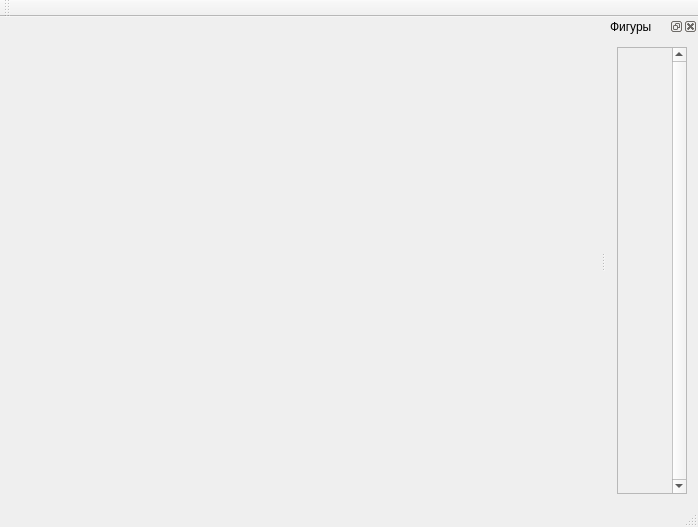
<?xml version="1.0" encoding="UTF-8"?>
<ui version="4.0">
 <class>Lonpos_F_LClass</class>
 <widget class="QMainWindow" name="Lonpos_F_LClass">
  <property name="geometry">
   <rect>
    <x>0</x>
    <y>0</y>
    <width>698</width>
    <height>527</height>
   </rect>
  </property>
  <property name="windowTitle">
   <string>Lonpos_F_L</string>
  </property>
  <widget class="FieldWidget" name="fieldWidget"/>
  <widget class="QMenuBar" name="menuBar">
   <property name="geometry">
    <rect>
     <x>0</x>
     <y>0</y>
     <width>698</width>
     <height>21</height>
    </rect>
   </property>
  </widget>
  <widget class="QToolBar" name="mainToolBar">
   <attribute name="toolBarArea">
    <enum>TopToolBarArea</enum>
   </attribute>
   <attribute name="toolBarBreak">
    <bool>false</bool>
   </attribute>
  </widget>
  <widget class="QStatusBar" name="statusBar"/>
  <widget class="QDockWidget" name="dockWidget">
   <property name="windowTitle">
    <string>Фигуры</string>
   </property>
   <attribute name="dockWidgetArea">
    <number>2</number>
   </attribute>
   <widget class="QWidget" name="dockWidgetContents">
    <layout class="QVBoxLayout" name="verticalLayout_2">
     <item>
      <widget class="QScrollArea" name="scrollArea">
       <property name="verticalScrollBarPolicy">
        <enum>Qt::ScrollBarAlwaysOn</enum>
       </property>
       <property name="widgetResizable">
        <bool>true</bool>
       </property>
       <widget class="FieldWidget" name="spareFiguresWidget">
        <property name="geometry">
         <rect>
          <x>0</x>
          <y>0</y>
          <width>52</width>
          <height>16</height>
         </rect>
        </property>
        <property name="sizePolicy">
         <sizepolicy hsizetype="Expanding" vsizetype="Fixed">
          <horstretch>0</horstretch>
          <verstretch>0</verstretch>
         </sizepolicy>
        </property>
       </widget>
      </widget>
     </item>
    </layout>
   </widget>
  </widget>
 </widget>
 <layoutdefault spacing="6" margin="11"/>
 <customwidgets>
  <customwidget>
   <class>FieldWidget</class>
   <extends>QWidget</extends>
   <header>FieldWidget.h</header>
   <container>1</container>
  </customwidget>
 </customwidgets>
 <resources/>
 <connections/>
</ui>
